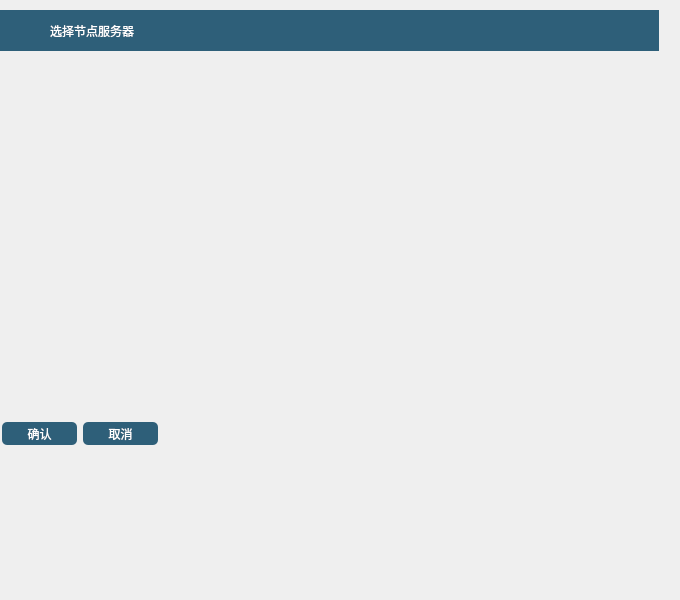
<?xml version="1.0" encoding="UTF-8"?>
<ui version="4.0">
 <class>GroupTreeWidget</class>
 <widget class="QWidget" name="GroupTreeWidget">
  <property name="geometry">
   <rect>
    <x>0</x>
    <y>0</y>
    <width>680</width>
    <height>600</height>
   </rect>
  </property>
  <property name="windowTitle">
   <string>Form</string>
  </property>
  <property name="styleSheet">
   <string notr="true">QWidget#GroupTreeWidget QWidget#w_header {
	background-color: rgb(46, 95, 121);
	font: 9pt &quot;黑体&quot;;
}
QWidget#GroupTreeWidget QWidget#w_header QLabel#l_title {
	font: 13pt &quot;黑体&quot;;
	color:white;
}
QPushButton {
	background-color: rgb(46, 95, 121);
	color: rgb(255, 255, 255);
	height:20px;
	padding-top:2px;
	padding-bottom:2px;
	padding-left:10px;
	padding-right:10px;
	border-radius:5px;
}
QPushButton:hover {
	background-color: rgb(238, 238, 238);
	color: rgb(0, 0, 0);
}</string>
  </property>
  <widget class="QPushButton" name="btn_ok">
   <property name="geometry">
    <rect>
     <x>2</x>
     <y>422</y>
     <width>75</width>
     <height>23</height>
    </rect>
   </property>
   <property name="minimumSize">
    <size>
     <width>0</width>
     <height>20</height>
    </size>
   </property>
   <property name="text">
    <string>确认</string>
   </property>
  </widget>
  <widget class="QPushButton" name="btn_quit">
   <property name="geometry">
    <rect>
     <x>83</x>
     <y>422</y>
     <width>75</width>
     <height>23</height>
    </rect>
   </property>
   <property name="minimumSize">
    <size>
     <width>0</width>
     <height>20</height>
    </size>
   </property>
   <property name="text">
    <string>取消</string>
   </property>
  </widget>
  <widget class="QWidget" name="w_header" native="true">
   <property name="geometry">
    <rect>
     <x>0</x>
     <y>10</y>
     <width>659</width>
     <height>41</height>
    </rect>
   </property>
   <property name="sizePolicy">
    <sizepolicy hsizetype="Preferred" vsizetype="Fixed">
     <horstretch>0</horstretch>
     <verstretch>0</verstretch>
    </sizepolicy>
   </property>
   <property name="maximumSize">
    <size>
     <width>16777215</width>
     <height>41</height>
    </size>
   </property>
   <property name="styleSheet">
    <string notr="true"/>
   </property>
   <layout class="QHBoxLayout" name="horizontalLayout_3">
    <property name="leftMargin">
     <number>12</number>
    </property>
    <property name="topMargin">
     <number>11</number>
    </property>
    <property name="rightMargin">
     <number>0</number>
    </property>
    <property name="bottomMargin">
     <number>11</number>
    </property>
    <item>
     <widget class="QLabel" name="label_2">
      <property name="sizePolicy">
       <sizepolicy hsizetype="Minimum" vsizetype="Preferred">
        <horstretch>0</horstretch>
        <verstretch>0</verstretch>
       </sizepolicy>
      </property>
      <property name="minimumSize">
       <size>
        <width>32</width>
        <height>32</height>
       </size>
      </property>
      <property name="text">
       <string/>
      </property>
      <property name="pixmap">
       <pixmap resource="../../../common/core.qrc">:/core/imgs/imgs/logo_32</pixmap>
      </property>
     </widget>
    </item>
    <item>
     <widget class="QLabel" name="l_title">
      <property name="sizePolicy">
       <sizepolicy hsizetype="Expanding" vsizetype="Preferred">
        <horstretch>0</horstretch>
        <verstretch>0</verstretch>
       </sizepolicy>
      </property>
      <property name="text">
       <string>选择节点服务器</string>
      </property>
     </widget>
    </item>
    <item>
     <widget class="QPushButton" name="btn_menu_cancel">
      <property name="text">
       <string/>
      </property>
      <property name="icon">
       <iconset resource="../../../common/core.qrc">
        <normaloff>:/core/imgs/imgs/window_close</normaloff>:/core/imgs/imgs/window_close</iconset>
      </property>
      <property name="flat">
       <bool>true</bool>
      </property>
     </widget>
    </item>
   </layout>
  </widget>
 </widget>
 <resources>
  <include location="../../../common/core.qrc"/>
 </resources>
 <connections/>
</ui>
